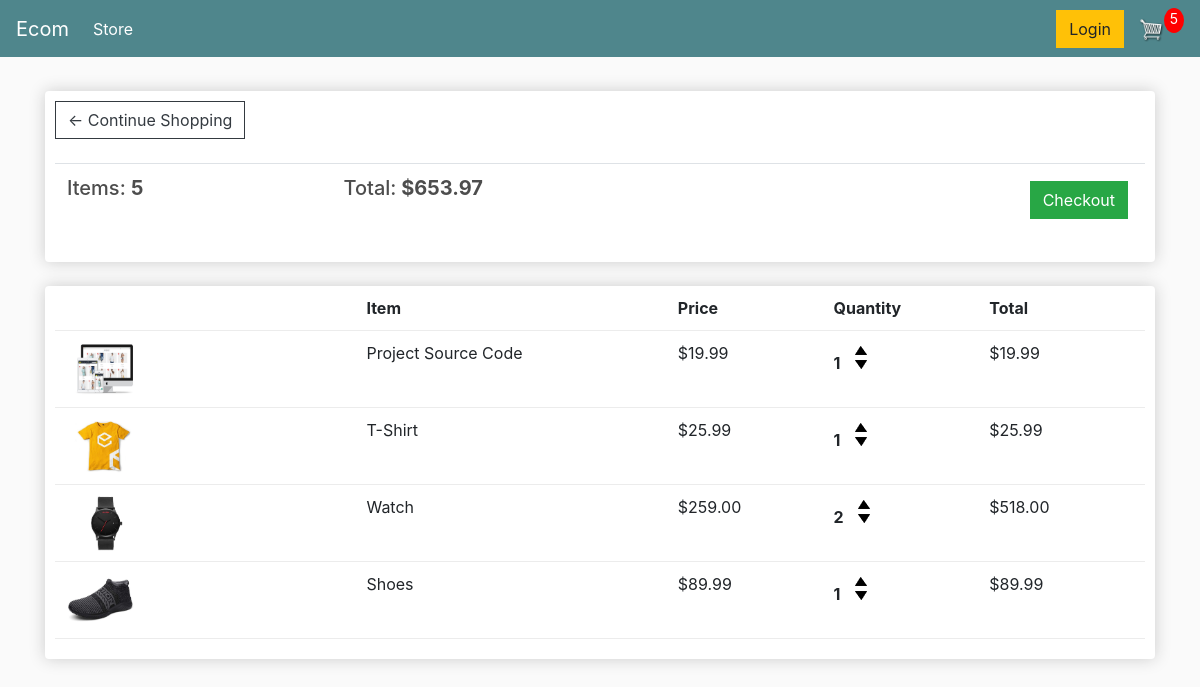
The app's page /cart/ (signed in) with its own data.
### store/models.py (models this page shows, shortened)
class Order(models.Model):
    customer = models.ForeignKey(Customer, on_delete=models.SET_NULL, null=True, blank=True)
    date_ordered = models.DateTimeField(auto_now_add=True)
    complete = models.BooleanField(default=False, null=True, blank=False)
    transaction_id = models.CharField(max_length=200, null=True)
    @property
    def get_cart_total(self):
        orderitem = self.orderitem_set.all()
        total = sum([item.get_total for item in orderitem])
        return total
    @property
    def get_cart_items(self):
        orderitem = self.orderitem_set.all()
        total = sum([item.quantity for item in orderitem])
        return total

class OrderItem(models.Model):
    product = models.ForeignKey(Product, on_delete=models.SET_NULL, null=True, blank=True)
    order   = models.ForeignKey(Order, on_delete=models.SET_NULL, null=True, blank=True)
    quantity = models.IntegerField(default=0, null=True, blank=True)
    date_ordered = models.DateTimeField(auto_now_add= True)
    @property
    def get_total(self):
        total = self.quantity * self.product.price
        return total

class Product(models.Model):
    name = models.CharField(max_length=200, null = True)
    price = models.DecimalField(max_digits= 7, decimal_places= 2)
    digital = models.BooleanField(default=False, null = True, blank=False)
    image = models.ImageField(null=True, blank=True)
    @property
    def imageURL(self):
        try:
            url = self.image.url
        except:
            url = ''
        return url

### store/views.py (the view)
# urls.py: path('cart/', views.cart, name = 'cart'),
def cart(request):
	if request.user.is_authenticated:
		customer = request.user.customer
		order, created = Order.objects.get_or_create(customer=customer, complete=False)
		items = order.orderitem_set.all()
		cartItems = order.get_cart_items
	else:
		items = []
		order = {'get_total_price': 0, 'get_cart_items': 0, 'shipping':False}
		cartItems = order ['get_cart_items']
	context = {'items': items, 'order': order, 'cartItems': cartItems}
	return render(request, 'store/cart.html', context)

### store/templates/store/cart.html
{% extends 'store/main.html' %}
{% load static %}
{% block content %}
<div class="row">
	<div class="col-lg-12">
		<div class="box-element">
            <a  class="btn btn-outline-dark" href="{% url 'store' %}">&#x2190; Continue Shopping</a>
	            <br>
	            <br>
	            <table class="table">
		            <tr>
			            <th><h5>Items: <strong>{{order.get_cart_items}}</strong></h5></th>
			            <th><h5>Total:<strong> ${{order.get_cart_total|floatformat:2}}</strong></h5></th>
			            <th>
				            <a  style="float:right; margin:5px;" class="btn btn-success"
                            href="{% url 'checkout' %}">Checkout</a>
			            </th>
		            </tr>
	            </table>
		</div>
		<br>
		<div class="box-element">
            <div class="cart-row">
                <div style="flex:2"></div>
                <div style="flex:2"><strong>Item</strong></div>
                <div style="flex:1"><strong>Price</strong></div>
                <div style="flex:1"><strong>Quantity</strong></div>
                <div style="flex:1"><strong>Total</strong></div>
            </div>
            {% for item in items %}
            <div class="cart-row">
                <div style="flex:2"><img class="row-image" src="{{ item.product.imageURL }}"></div>
                <div style="flex:2"><p>{{ item.product.name }}</p></div>
                <div style="flex:1"><p>${{ item.product.price|floatformat:2 }}</p></div>
                <div style="flex:1">
                    <p class="quantity">{{ item.quantity }}</p>
                    <div class="quantity">
                        <img data-product="{{item.product.id}}" data-action="add"
                        class="chg-quantity update-cart" src="{% static  'images/arrow-up.png' %}">
		                <img data-product="{{item.product.id}}" data-action="remove"
                        class="chg-quantity update-cart" src="{% static  'images/arrow-down.png' %}">
                    </div>
                </div>
                <div style="flex:1"><p>${{item.get_total}}</p></div>
            </div>
            {% endfor %}
		</div>
	</div>
</div>
{% endblock content %}

### static/css/main.css (style rules this page uses)
body { background-color: hsl(0, 0%, 98%); }
h1,h2,h3,h4,h5,h6 { color:hsl(0, 0%, 30%); }
.box-element { box-shadow:hsl(0, 0%, 80%) 0 0 16px; background-color: #fff; border-radius: 4px; padding: 10px; }
.col-lg-4, .col-lg-6, .col-lg-8, .col-lg-12 { margin-top: 10px; }
.btn { border-radius: 0; }
.row-image { width: 100px; }
.cart-row { display: flex; align-items: flex-stretch; padding-bottom: 10px; margin-bottom: 10px; border-bottom: 1px solid #ececec; }
.quantity { display: inline-block; font-weight: 700; padding-right:10px; }
.chg-quantity { width: 12px; cursor: pointer; display: block; margin-top: 5px; transition:.1s; }

### records on screen
Order: get_cart_items "5", get_cart_total "653.97"
OrderItem: product.imageURL (picture), product.name "Project Source Code", product.price "19.99", quantity "1", get_total "19.99"
OrderItem: product.imageURL (picture), product.name "T-Shirt", product.price "25.99", quantity "1", get_total "25.99"
OrderItem: product.imageURL (picture), product.name "Watch", product.price "259.00", quantity "2", get_total "518.00"
OrderItem: product.imageURL (picture), product.name "Shoes", product.price "89.99", quantity "1", get_total "89.99"

### other values on screen
{{ cartItems }} "5"
